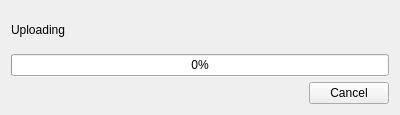
<?xml version="1.0" encoding="UTF-8"?>
<ui version="4.0">
 <class>RemoteDatabaseManager</class>
 <widget class="QWidget" name="RemoteDatabaseManager">
  <property name="windowModality">
   <enum>Qt::WindowModality::NonModal</enum>
  </property>
  <property name="geometry">
   <rect>
    <x>0</x>
    <y>0</y>
    <width>400</width>
    <height>115</height>
   </rect>
  </property>
  <property name="windowTitle">
   <string>Database remoto</string>
  </property>
  <layout class="QGridLayout" name="gridLayout">
   <item row="2" column="1">
    <widget class="QPushButton" name="pushButton">
     <property name="text">
      <string>Cancel</string>
     </property>
    </widget>
   </item>
   <item row="2" column="0">
    <spacer name="horizontalSpacer">
     <property name="orientation">
      <enum>Qt::Orientation::Horizontal</enum>
     </property>
     <property name="sizeHint" stdset="0">
      <size>
       <width>40</width>
       <height>20</height>
      </size>
     </property>
    </spacer>
   </item>
   <item row="1" column="0" colspan="2">
    <widget class="QProgressBar" name="progressBar">
     <property name="value">
      <number>0</number>
     </property>
    </widget>
   </item>
   <item row="0" column="0" colspan="2">
    <widget class="QLabel" name="label">
     <property name="text">
      <string>Uploading</string>
     </property>
    </widget>
   </item>
  </layout>
 </widget>
 <resources/>
 <connections/>
</ui>
